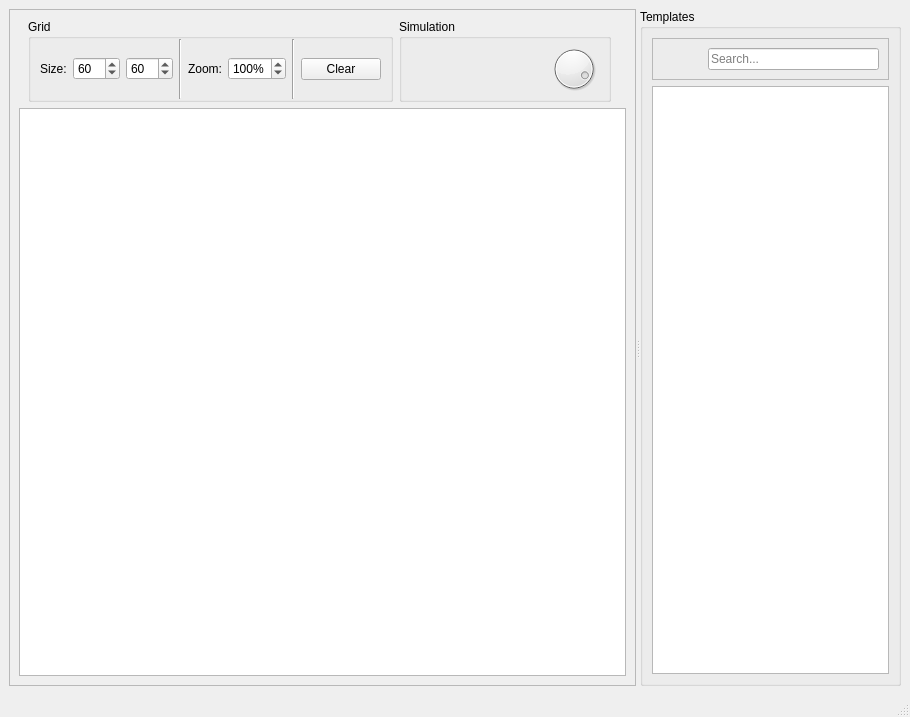
<?xml version="1.0" encoding="UTF-8"?>
<ui version="4.0">
 <class>MainWindow</class>
 <widget class="QMainWindow" name="MainWindow">
  <property name="geometry">
   <rect>
    <x>0</x>
    <y>0</y>
    <width>910</width>
    <height>717</height>
   </rect>
  </property>
  <property name="windowTitle">
   <string>Game of Life</string>
  </property>
  <widget class="QWidget" name="centralwidget">
   <layout class="QHBoxLayout" name="horizontalLayout_2">
    <item>
     <widget class="QSplitter" name="splitter">
      <property name="orientation">
       <enum>Qt::Horizontal</enum>
      </property>
      <widget class="QFrame" name="frame_2">
       <property name="frameShape">
        <enum>QFrame::StyledPanel</enum>
       </property>
       <property name="frameShadow">
        <enum>QFrame::Raised</enum>
       </property>
       <layout class="QVBoxLayout" name="verticalLayout">
        <item>
         <widget class="QFrame" name="frame">
          <property name="frameShape">
           <enum>QFrame::NoFrame</enum>
          </property>
          <property name="frameShadow">
           <enum>QFrame::Raised</enum>
          </property>
          <layout class="QHBoxLayout" name="horizontalLayout">
           <property name="topMargin">
            <number>0</number>
           </property>
           <property name="bottomMargin">
            <number>0</number>
           </property>
           <item>
            <widget class="QGroupBox" name="groupBoxGridSizeSettings">
             <property name="sizePolicy">
              <sizepolicy hsizetype="Maximum" vsizetype="Preferred">
               <horstretch>0</horstretch>
               <verstretch>0</verstretch>
              </sizepolicy>
             </property>
             <property name="title">
              <string>Grid</string>
             </property>
             <layout class="QHBoxLayout" name="horizontalLayout_5">
              <property name="topMargin">
               <number>0</number>
              </property>
              <property name="bottomMargin">
               <number>0</number>
              </property>
              <item>
               <widget class="QLabel" name="label">
                <property name="text">
                 <string>Size:</string>
                </property>
               </widget>
              </item>
              <item>
               <widget class="QSpinBox" name="spinBoxGridSizeX">
                <property name="statusTip">
                 <string>Number of columns</string>
                </property>
                <property name="accelerated">
                 <bool>true</bool>
                </property>
                <property name="minimum">
                 <number>2</number>
                </property>
                <property name="maximum">
                 <number>500</number>
                </property>
                <property name="value">
                 <number>60</number>
                </property>
               </widget>
              </item>
              <item>
               <widget class="QSpinBox" name="spinBoxGridSizeY">
                <property name="statusTip">
                 <string>Number of rows</string>
                </property>
                <property name="accelerated">
                 <bool>true</bool>
                </property>
                <property name="minimum">
                 <number>2</number>
                </property>
                <property name="maximum">
                 <number>500</number>
                </property>
                <property name="value">
                 <number>60</number>
                </property>
               </widget>
              </item>
              <item>
               <widget class="Line" name="line">
                <property name="orientation">
                 <enum>Qt::Vertical</enum>
                </property>
               </widget>
              </item>
              <item>
               <widget class="QLabel" name="label_2">
                <property name="text">
                 <string>Zoom:</string>
                </property>
               </widget>
              </item>
              <item>
               <widget class="QDoubleSpinBox" name="spinBoxZoomAmount">
                <property name="suffix">
                 <string>%</string>
                </property>
                <property name="decimals">
                 <number>0</number>
                </property>
                <property name="minimum">
                 <double>10.000000000000000</double>
                </property>
                <property name="maximum">
                 <double>200.000000000000000</double>
                </property>
                <property name="singleStep">
                 <double>10.000000000000000</double>
                </property>
                <property name="value">
                 <double>100.000000000000000</double>
                </property>
               </widget>
              </item>
              <item>
               <widget class="Line" name="line_2">
                <property name="orientation">
                 <enum>Qt::Vertical</enum>
                </property>
               </widget>
              </item>
              <item>
               <widget class="QPushButton" name="pushButtonClearGrid">
                <property name="statusTip">
                 <string>Clear the grid</string>
                </property>
                <property name="text">
                 <string>Clear</string>
                </property>
               </widget>
              </item>
             </layout>
            </widget>
           </item>
           <item>
            <widget class="QGroupBox" name="groupBoxSimulationControl">
             <property name="sizePolicy">
              <sizepolicy hsizetype="Maximum" vsizetype="Preferred">
               <horstretch>0</horstretch>
               <verstretch>0</verstretch>
              </sizepolicy>
             </property>
             <property name="title">
              <string>Simulation</string>
             </property>
             <layout class="QHBoxLayout" name="horizontalLayout_3">
              <property name="topMargin">
               <number>0</number>
              </property>
              <property name="bottomMargin">
               <number>0</number>
              </property>
              <item>
               <widget class="QPushButton" name="pushButtonStartSimulation">
                <property name="statusTip">
                 <string>Start/continue/pause the simulation</string>
                </property>
                <property name="text">
                 <string/>
                </property>
                <property name="icon">
                 <iconset resource="../resources.qrc">
                  <normaloff>:/icons/play.png</normaloff>
                  <activeon>:/icons/pause.png</activeon>:/icons/play.png</iconset>
                </property>
                <property name="iconSize">
                 <size>
                  <width>35</width>
                  <height>35</height>
                 </size>
                </property>
                <property name="checkable">
                 <bool>true</bool>
                </property>
                <property name="flat">
                 <bool>true</bool>
                </property>
               </widget>
              </item>
              <item>
               <widget class="QPushButton" name="pushButtonSimulationStep">
                <property name="statusTip">
                 <string>Do one simulation step</string>
                </property>
                <property name="text">
                 <string/>
                </property>
                <property name="icon">
                 <iconset resource="../resources.qrc">
                  <normaloff>:/icons/step-forward.png</normaloff>:/icons/step-forward.png</iconset>
                </property>
                <property name="iconSize">
                 <size>
                  <width>35</width>
                  <height>35</height>
                 </size>
                </property>
                <property name="flat">
                 <bool>true</bool>
                </property>
               </widget>
              </item>
              <item>
               <widget class="QPushButton" name="pushButtonResetSimulation">
                <property name="statusTip">
                 <string>Reset simulation</string>
                </property>
                <property name="text">
                 <string/>
                </property>
                <property name="icon">
                 <iconset resource="../resources.qrc">
                  <normaloff>:/icons/repeat.png</normaloff>:/icons/repeat.png</iconset>
                </property>
                <property name="iconSize">
                 <size>
                  <width>35</width>
                  <height>35</height>
                 </size>
                </property>
                <property name="flat">
                 <bool>true</bool>
                </property>
               </widget>
              </item>
              <item>
               <widget class="QDial" name="dialSimulationSpeed">
                <property name="maximumSize">
                 <size>
                  <width>60</width>
                  <height>60</height>
                 </size>
                </property>
                <property name="statusTip">
                 <string>Set simulation speed</string>
                </property>
                <property name="maximum">
                 <number>1000</number>
                </property>
                <property name="singleStep">
                 <number>50</number>
                </property>
                <property name="pageStep">
                 <number>50</number>
                </property>
                <property name="value">
                 <number>900</number>
                </property>
               </widget>
              </item>
             </layout>
            </widget>
           </item>
           <item>
            <spacer name="horizontalSpacer">
             <property name="orientation">
              <enum>Qt::Horizontal</enum>
             </property>
             <property name="sizeHint" stdset="0">
              <size>
               <width>40</width>
               <height>20</height>
              </size>
             </property>
            </spacer>
           </item>
          </layout>
         </widget>
        </item>
        <item>
         <widget class="GraphicsView" name="canvas"/>
        </item>
       </layout>
      </widget>
      <widget class="QGroupBox" name="groupBoxTemplates">
       <property name="sizePolicy">
        <sizepolicy hsizetype="Maximum" vsizetype="Preferred">
         <horstretch>0</horstretch>
         <verstretch>0</verstretch>
        </sizepolicy>
       </property>
       <property name="title">
        <string>Templates</string>
       </property>
       <layout class="QVBoxLayout" name="verticalLayout_2">
        <item>
         <widget class="QFrame" name="frame_3">
          <property name="sizePolicy">
           <sizepolicy hsizetype="Preferred" vsizetype="Maximum">
            <horstretch>0</horstretch>
            <verstretch>0</verstretch>
           </sizepolicy>
          </property>
          <property name="frameShape">
           <enum>QFrame::StyledPanel</enum>
          </property>
          <property name="frameShadow">
           <enum>QFrame::Raised</enum>
          </property>
          <layout class="QHBoxLayout" name="horizontalLayout_4">
           <item>
            <widget class="QPushButton" name="pushButtonSaveGrid">
             <property name="sizePolicy">
              <sizepolicy hsizetype="Maximum" vsizetype="Maximum">
               <horstretch>0</horstretch>
               <verstretch>0</verstretch>
              </sizepolicy>
             </property>
             <property name="statusTip">
              <string>Save current grid</string>
             </property>
             <property name="text">
              <string/>
             </property>
             <property name="icon">
              <iconset resource="../resources.qrc">
               <normaloff>:/icons/save.png</normaloff>:/icons/save.png</iconset>
             </property>
             <property name="iconSize">
              <size>
               <width>35</width>
               <height>35</height>
              </size>
             </property>
             <property name="flat">
              <bool>true</bool>
             </property>
            </widget>
           </item>
           <item>
            <widget class="QLineEdit" name="lineEditTemplateSearch">
             <property name="placeholderText">
              <string>Search...</string>
             </property>
            </widget>
           </item>
          </layout>
         </widget>
        </item>
        <item>
         <widget class="QListView" name="listView">
          <property name="sizePolicy">
           <sizepolicy hsizetype="Preferred" vsizetype="Minimum">
            <horstretch>0</horstretch>
            <verstretch>0</verstretch>
           </sizepolicy>
          </property>
          <property name="maximumSize">
           <size>
            <width>16777215</width>
            <height>1000000</height>
           </size>
          </property>
          <property name="selectionMode">
           <enum>QAbstractItemView::SingleSelection</enum>
          </property>
          <property name="iconSize">
           <size>
            <width>60</width>
            <height>60</height>
           </size>
          </property>
          <property name="flow">
           <enum>QListView::TopToBottom</enum>
          </property>
         </widget>
        </item>
       </layout>
      </widget>
     </widget>
    </item>
   </layout>
  </widget>
  <widget class="QStatusBar" name="statusbar"/>
 </widget>
 <customwidgets>
  <customwidget>
   <class>GraphicsView</class>
   <extends>QGraphicsView</extends>
   <header>graphicsview.h</header>
  </customwidget>
 </customwidgets>
 <resources>
  <include location="../resources.qrc"/>
 </resources>
 <connections/>
</ui>
